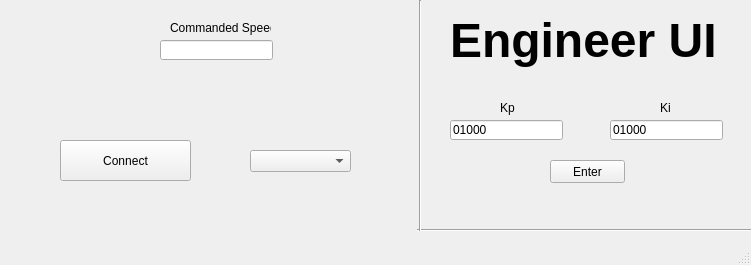
<?xml version="1.0" encoding="UTF-8"?>
<ui version="4.0">
 <class>HWTrainUI</class>
 <widget class="QMainWindow" name="HWTrainUI">
  <property name="geometry">
   <rect>
    <x>0</x>
    <y>0</y>
    <width>751</width>
    <height>265</height>
   </rect>
  </property>
  <property name="windowTitle">
   <string>MainWindow</string>
  </property>
  <widget class="QWidget" name="centralwidget">
   <widget class="QLabel" name="Kp">
    <property name="geometry">
     <rect>
      <x>500</x>
      <y>100</y>
      <width>21</width>
      <height>16</height>
     </rect>
    </property>
    <property name="text">
     <string>Kp</string>
    </property>
   </widget>
   <widget class="QLineEdit" name="KiText">
    <property name="geometry">
     <rect>
      <x>610</x>
      <y>120</y>
      <width>113</width>
      <height>20</height>
     </rect>
    </property>
    <property name="text">
     <string>01000</string>
    </property>
   </widget>
   <widget class="QLabel" name="Engineer">
    <property name="geometry">
     <rect>
      <x>450</x>
      <y>0</y>
      <width>311</width>
      <height>81</height>
     </rect>
    </property>
    <property name="text">
     <string>&lt;html&gt;&lt;head/&gt;&lt;body&gt;&lt;p&gt;&lt;span style=&quot; font-size:36pt; font-weight:600;&quot;&gt;Engineer UI&lt;/span&gt;&lt;/p&gt;&lt;/body&gt;&lt;/html&gt;</string>
    </property>
    <property name="scaledContents">
     <bool>false</bool>
    </property>
   </widget>
   <widget class="QLineEdit" name="KpText">
    <property name="geometry">
     <rect>
      <x>450</x>
      <y>120</y>
      <width>113</width>
      <height>20</height>
     </rect>
    </property>
    <property name="text">
     <string>01000</string>
    </property>
   </widget>
   <widget class="QPushButton" name="enterButton">
    <property name="geometry">
     <rect>
      <x>550</x>
      <y>160</y>
      <width>75</width>
      <height>23</height>
     </rect>
    </property>
    <property name="text">
     <string>Enter</string>
    </property>
   </widget>
   <widget class="QLabel" name="Ki">
    <property name="geometry">
     <rect>
      <x>660</x>
      <y>100</y>
      <width>16</width>
      <height>16</height>
     </rect>
    </property>
    <property name="text">
     <string>Ki</string>
    </property>
   </widget>
   <widget class="QComboBox" name="ports">
    <property name="geometry">
     <rect>
      <x>250</x>
      <y>150</y>
      <width>101</width>
      <height>22</height>
     </rect>
    </property>
   </widget>
   <widget class="QLineEdit" name="commandedSpeed">
    <property name="geometry">
     <rect>
      <x>160</x>
      <y>40</y>
      <width>113</width>
      <height>20</height>
     </rect>
    </property>
   </widget>
   <widget class="Line" name="line">
    <property name="geometry">
     <rect>
      <x>417</x>
      <y>220</y>
      <width>381</width>
      <height>20</height>
     </rect>
    </property>
    <property name="orientation">
     <enum>Qt::Horizontal</enum>
    </property>
   </widget>
   <widget class="Line" name="line_2">
    <property name="geometry">
     <rect>
      <x>410</x>
      <y>0</y>
      <width>20</width>
      <height>231</height>
     </rect>
    </property>
    <property name="orientation">
     <enum>Qt::Vertical</enum>
    </property>
   </widget>
   <widget class="QPushButton" name="connectButton">
    <property name="geometry">
     <rect>
      <x>60</x>
      <y>140</y>
      <width>131</width>
      <height>41</height>
     </rect>
    </property>
    <property name="text">
     <string>Connect</string>
    </property>
   </widget>
   <widget class="QLabel" name="label">
    <property name="geometry">
     <rect>
      <x>170</x>
      <y>20</y>
      <width>101</width>
      <height>16</height>
     </rect>
    </property>
    <property name="text">
     <string>Commanded Speed</string>
    </property>
   </widget>
  </widget>
  <widget class="QMenuBar" name="menubar">
   <property name="geometry">
    <rect>
     <x>0</x>
     <y>0</y>
     <width>751</width>
     <height>21</height>
    </rect>
   </property>
  </widget>
  <widget class="QStatusBar" name="statusbar"/>
 </widget>
 <resources/>
 <connections/>
</ui>
